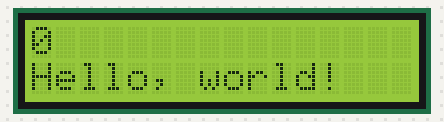
A sketch run on a simulated Arduino Uno, built with avr-gcc and run on an emulated ATmega328P. On the bench: 16×2 character LCD.

Above: at 0.1 s.
At 4.1 s:
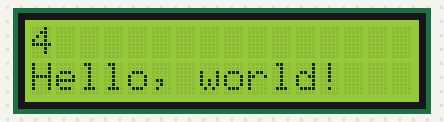
At 9.1 s:
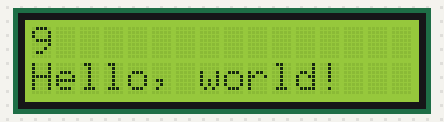
At 19.1 s:
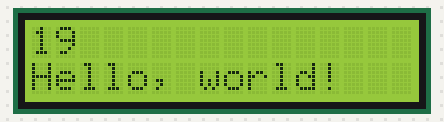
At 29.1 s:
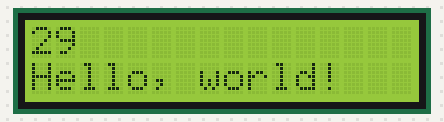
At 39.1 s:
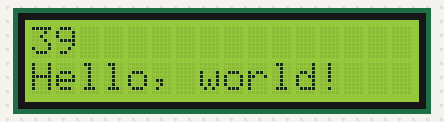

The sketch:

2022-11-16_LCD_Lab_4.ino
```cpp
// include the library code:
#include <LiquidCrystal.h>

// initialize the library with the numbers of the interface pins
LiquidCrystal lcd(12, 11, 5, 4, 3, 2);

void setup() {
  lcd.begin(16, 2);

}

void loop() {
  lcd.setCursor(0, 0);
  lcd.print(millis() / 1000);
  lcd.setCursor(0, 1);
  lcd.print("Hello, world!");
}
```

Measured:
- what the display in image 1 shows lasts 1.0 s, from 4.0 s to 5.0 s
